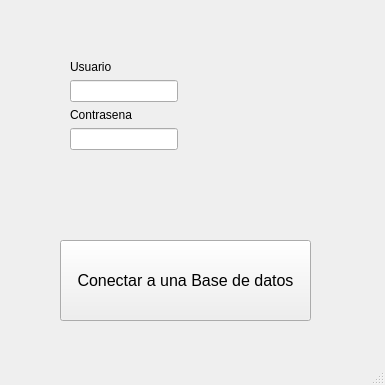
<?xml version="1.0" encoding="UTF-8"?>
<ui version="4.0">
 <class>MainWindow</class>
 <widget class="QMainWindow" name="MainWindow">
  <property name="geometry">
   <rect>
    <x>0</x>
    <y>0</y>
    <width>385</width>
    <height>385</height>
   </rect>
  </property>
  <property name="windowTitle">
   <string>Conexion a la base de datos</string>
  </property>
  <widget class="QWidget" name="centralwidget">
   <widget class="QPushButton" name="Conectar">
    <property name="geometry">
     <rect>
      <x>60</x>
      <y>240</y>
      <width>251</width>
      <height>81</height>
     </rect>
    </property>
    <property name="font">
     <font>
      <pointsize>12</pointsize>
     </font>
    </property>
    <property name="text">
     <string>Conectar a una Base de datos</string>
    </property>
   </widget>
   <widget class="QWidget" name="layoutWidget">
    <property name="geometry">
     <rect>
      <x>70</x>
      <y>60</y>
      <width>181</width>
      <height>141</height>
     </rect>
    </property>
    <layout class="QFormLayout" name="formLayout">
     <item row="0" column="0">
      <widget class="QLabel" name="label">
       <property name="text">
        <string>Usuario</string>
       </property>
      </widget>
     </item>
     <item row="2" column="0">
      <widget class="QLabel" name="label_2">
       <property name="text">
        <string>Contrasena</string>
       </property>
      </widget>
     </item>
     <item row="3" column="0">
      <widget class="QLineEdit" name="Contrasena"/>
     </item>
     <item row="1" column="0">
      <widget class="QLineEdit" name="Usuario"/>
     </item>
    </layout>
   </widget>
  </widget>
  <widget class="QStatusBar" name="statusbar"/>
 </widget>
 <resources/>
 <connections/>
</ui>
